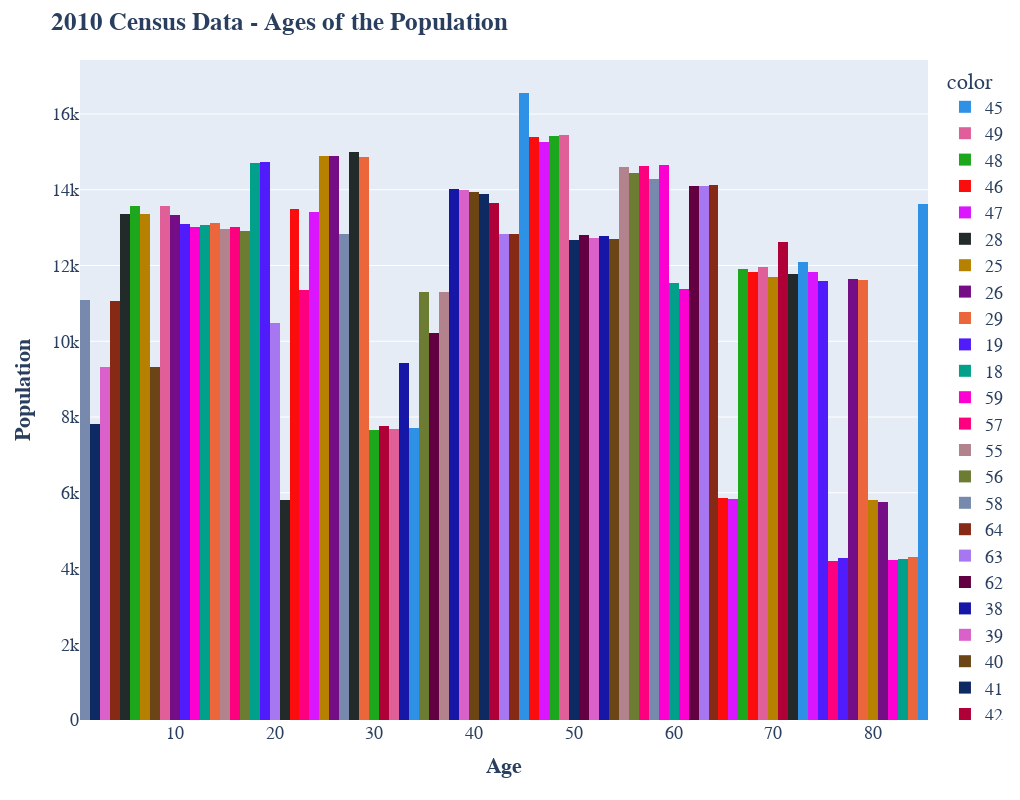

Here is the notebook cell this chart was saved with:
### Code cell
fig = go.Figure()

# Calculate the number of bins to display
nbins = int(np.floor(len(x)/1))

fig = px.histogram(x = x, 
                   y = y, 
                   nbins = nbins,
                   color = x,
                   color_discrete_sequence=px.colors.qualitative.Dark24,
                   )

fig.update_layout(title='<b>2010 Census Data - Ages of the Population</b>', 
                  width = 1020,
                  height = 800, 
                  xaxis_title='<b>Age</b>', 
                  yaxis_title='<b>Population</b>',
                  font = dict(family='Arial', size=18)
                 )
fig.show()

### Figure 1 — Plotly figure (JSON) as saved in the notebook; plotly's stock layout.template omitted (floating-point values rounded to 4 significant figures)
{"data": [{"alignmentgroup": "True", "bingroup": "x", "histfunc": "sum", "hovertemplate": "color=45<br>x=%{x}<br>sum of y=%{y}<extra></extra>", "legendgroup": "45", "marker": {"color": "#2E91E5", "pattern": {"shape": ""}}, "name": "45", "nbinsx": 85, "offsetgroup": "45", "orientation": "v", "showlegend": true, "type": "histogram", "x": [45], "xaxis": "x", "y": [16555], "yaxis": "y"}, {"alignmentgroup": "True", "bingroup": "x", "histfunc": "sum", "hovertemplate": "color=49<br>x=%{x}<br>sum of y=%{y}<extra></extra>", "legendgroup": "49", "marker": {"color": "#E15F99", "pattern": {"shape": ""}}, "name": "49", "nbinsx": 85, "offsetgroup": "49", "orientation": "v", "showlegend": true, "type": "histogram", "x": [49], "xaxis": "x", "y": [15441], "yaxis": "y"}, {"alignmentgroup": "True", "bingroup": "x", "histfunc": "sum", "hovertemplate": "color=48<br>x=%{x}<br>sum of y=%{y}<extra></extra>", "legendgroup": "48", "marker": {"color": "#1CA71C", "pattern": {"shape": ""}}, "name": "48", "nbinsx": 85, "offsetgroup": "48", "orientation": "v", "showlegend": true, "type": "histogram", "x": [48], "xaxis": "x", "y": [15429], "yaxis": "y"}, {"alignmentgroup": "True", "bingroup": "x", "histfunc": "sum", "hovertemplate": "color=46<br>x=%{x}<br>sum of y=%{y}<extra></extra>", "legendgroup": "46", "marker": {"color": "#FB0D0D", "pattern": {"shape": ""}}, "name": "46", "nbinsx": 85, "offsetgroup": "46", "orientation": "v", "showlegend": true, "type": "histogram", "x": [46], "xaxis": "x", "y": [15394], "yaxis": "y"}, {"alignmentgroup": "True", "bingroup": "x", "histfunc": "sum", "hovertemplate": "color=47<br>x=%{x}<br>sum of y=%{y}<extra></extra>", "legendgroup": "47", "marker": {"color": "#DA16FF", "pattern": {"shape": ""}}, "name": "47", "nbinsx": 85, "offsetgroup": "47", "orientation": "v", "showlegend": true, "type": "histogram", "x": [47], "xaxis": "x", "y": [15251], "yaxis": "y"}, {"alignmentgroup": "True", "bingroup": "x", "histfunc": "sum", "hovertemplate": "color=28<br>x=%{x}<br>sum of y=%{y}<extra></extra>", "legendgroup": "28", "marker": {"color": "#222A2A", "pattern": {"shape": ""}}, "name": "28", "nbinsx": 85, "offsetgroup": "28", "orientation": "v", "showlegend": true, "type": "histogram", "x": [28], "xaxis": "x", "y": [15006], "yaxis": "y"}, {"alignmentgroup": "True", "bingroup": "x", "histfunc": "sum", "hovertemplate": "color=25<br>x=%{x}<br>sum of y=%{y}<extra></extra>", "legendgroup": "25", "marker": {"color": "#B68100", "pattern": {"shape": ""}}, "name": "25", "nbinsx": 85, "offsetgroup": "25", "orientation": "v", "showlegend": true, "type": "histogram", "x": [25], "xaxis": "x", "y": [14904], "yaxis": "y"}, {"alignmentgroup": "True", "bingroup": "x", "histfunc": "sum", "hovertemplate": "color=26<br>x=%{x}<br>sum of y=%{y}<extra></extra>", "legendgroup": "26", "marker": {"color": "#750D86", "pattern": {"shape": ""}}, "name": "26", "nbinsx": 85, "offsetgroup": "26", "orientation": "v", "showlegend": true, "type": "histogram", "x": [26], "xaxis": "x", "y": [14889], "yaxis": "y"}, {"alignmentgroup": "True", "bingroup": "x", "histfunc": "sum", "hovertemplate": "color=29<br>x=%{x}<br>sum of y=%{y}<extra></extra>", "legendgroup": "29", "marker": {"color": "#EB663B", "pattern": {"shape": ""}}, "name": "29", "nbinsx": 85, "offsetgroup": "29", "orientation": "v", "showlegend": true, "type": "histogram", "x": [29], "xaxis": "x", "y": [14862], "yaxis": "y"}, {"alignmentgroup": "True", "bingroup": "x", "histfunc": "sum", "hovertemplate": "color=19<br>x=%{x}<br>sum of y=%{y}<extra></extra>", "legendgroup": "19", "marker": {"color": "#511CFB", "pattern": {"shape": ""}}, "name": "19", "nbinsx": 85, "offsetgroup": "19", "orientation": "v", "showlegend": true, "type": "histogram", "x": [19], "xaxis": "x", "y": [14730], "yaxis": "y"}, {"alignmentgroup": "True", "bingroup": "x", "histfunc": "sum", "hovertemplate": "color=18<br>x=%{x}<br>sum of y=%{y}<extra></extra>", "legendgroup": "18", "marker": {"color": "#00A08B", "pattern": {"shape": ""}}, "name": "18", "nbinsx": 85, "offsetgroup": "18", "orientation": "v", "showlegend": true, "type": "histogram", "x": [18], "xaxis": "x", "y": [14715], "yaxis": "y"}, {"alignmentgroup": "True", "bingroup": "x", "histfunc": "sum", "hovertemplate": "color=59<br>x=%{x}<br>sum of y=%{y}<extra></extra>", "legendgroup": "59", "marker": {"color": "#FB00D1", "pattern": {"shape": ""}}, "name": "59", "nbinsx": 85, "offsetgroup": "59", "orientation": "v", "showlegend": true, "type": "histogram", "x": [59], "xaxis": "x", "y": [14646], "yaxis": "y"}, {"alignmentgroup": "True", "bingroup": "x", "histfunc": "sum", "hovertemplate": "color=57<br>x=%{x}<br>sum of y=%{y}<extra></extra>", "legendgroup": "57", "marker": {"color": "#FC0080", "pattern": {"shape": ""}}, "name": "57", "nbinsx": 85, "offsetgroup": "57", "orientation": "v", "showlegend": true, "type": "histogram", "x": [57], "xaxis": "x", "y": [14633], "yaxis": "y"}, {"alignmentgroup": "True", "bingroup": "x", "histfunc": "sum", "hovertemplate": "color=55<br>x=%{x}<br>sum of y=%{y}<extra></extra>", "legendgroup": "55", "marker": {"color": "#B2828D", "pattern": {"shape": ""}}, "name": "55", "nbinsx": 85, "offsetgroup": "55", "orientation": "v", "showlegend": true, "type": "histogram", "x": [55], "xaxis": "x", "y": [14598], "yaxis": "y"}, {"alignmentgroup": "True", "bingroup": "x", "histfunc": "sum", "hovertemplate": "color=56<br>x=%{x}<br>sum of y=%{y}<extra></extra>", "legendgroup": "56", "marker": {"color": "#6C7C32", "pattern": {"shape": ""}}, "name": "56", "nbinsx": 85, "offsetgroup": "56", "orientation": "v", "showlegend": true, "type": "histogram", "x": [56], "xaxis": "x", "y": [14449], "yaxis": "y"}, {"alignmentgroup": "True", "bingroup": "x", "histfunc": "sum", "hovertemplate": "color=58<br>x=%{x}<br>sum of y=%{y}<extra></extra>", "legendgroup": "58", "marker": {"color": "#778AAE", "pattern": {"shape": ""}}, "name": "58", "nbinsx": 85, "offsetgroup": "58", "orientation": "v", "showlegend": true, "type": "histogram", "x": [58], "xaxis": "x", "y": [14294], "yaxis": "y"}, {"alignmentgroup": "True", "bingroup": "x", "histfunc": "sum", "hovertemplate": "color=64<br>x=%{x}<br>sum of y=%{y}<extra></extra>", "legendgroup": "64", "marker": {"color": "#862A16", "pattern": {"shape": ""}}, "name": "64", "nbinsx": 85, "offsetgroup": "64", "orientation": "v", "showlegend": true, "type": "histogram", "x": [64], "xaxis": "x", "y": [14117], "yaxis": "y"}, {"alignmentgroup": "True", "bingroup": "x", "histfunc": "sum", "hovertemplate": "color=63<br>x=%{x}<br>sum of y=%{y}<extra></extra>", "legendgroup": "63", "marker": {"color": "#A777F1", "pattern": {"shape": ""}}, "name": "63", "nbinsx": 85, "offsetgroup": "63", "orientation": "v", "showlegend": true, "type": "histogram", "x": [63], "xaxis": "x", "y": [14089], "yaxis": "y"}, {"alignmentgroup": "True", "bingroup": "x", "histfunc": "sum", "hovertemplate": "color=62<br>x=%{x}<br>sum of y=%{y}<extra></extra>", "legendgroup": "62", "marker": {"color": "#620042", "pattern": {"shape": ""}}, "name": "62", "nbinsx": 85, "offsetgroup": "62", "orientation": "v", "showlegend": true, "type": "histogram", "x": [62], "xaxis": "x", "y": [14088], "yaxis": "y"}, {"alignmentgroup": "True", "bingroup": "x", "histfunc": "sum", "hovertemplate": "color=38<br>x=%{x}<br>sum of y=%{y}<extra></extra>", "legendgroup": "38", "marker": {"color": "#1616A7", "pattern": {"shape": ""}}, "name": "38", "nbinsx": 85, "offsetgroup": "38", "orientation": "v", "showlegend": true, "type": "histogram", "x": [38], "xaxis": "x", "y": [14016], "yaxis": "y"}, {"alignmentgroup": "True", "bingroup": "x", "histfunc": "sum", "hovertemplate": "color=39<br>x=%{x}<br>sum of y=%{y}<extra></extra>", "legendgroup": "39", "marker": {"color": "#DA60CA", "pattern": {"shape": ""}}, "name": "39", "nbinsx": 85, "offsetgroup": "39", "orientation": "v", "showlegend": true, "type": "histogram", "x": [39], "xaxis": "x", "y": [13997], "yaxis": "y"}, {"alignmentgroup": "True", "bingroup": "x", "histfunc": "sum", "hovertemplate": "color=40<br>x=%{x}<br>sum of y=%{y}<extra></extra>", "legendgroup": "40", "marker": {"color": "#6C4516", "pattern": {"shape": ""}}, "name": "40", "nbinsx": 85, "offsetgroup": "40", "orientation": "v", "showlegend": true, "type": "histogram", "x": [40], "xaxis": "x", "y": [13937], "yaxis": "y"}, {"alignmentgroup": "True", "bingroup": "x", "histfunc": "sum", "hovertemplate": "color=41<br>x=%{x}<br>sum of y=%{y}<extra></extra>", "legendgroup": "41", "marker": {"color": "#0D2A63", "pattern": {"shape": ""}}, "name": "41", "nbinsx": 85, "offsetgroup": "41", "orientation": "v", "showlegend": true, "type": "histogram", "x": [41], "xaxis": "x", "y": [13894], "yaxis": "y"}, {"alignmentgroup": "True", "bingroup": "x", "histfunc": "sum", "hovertemplate": "color=42<br>x=%{x}<br>sum of y=%{y}<extra></extra>", "legendgroup": "42", "marker": {"color": "#AF0038", "pattern": {"shape": ""}}, "name": "42", "nbinsx": 85, "offsetgroup": "42", "orientation": "v", "showlegend": true, "type": "histogram", "x": [42], "xaxis": "x", "y": [13643], "yaxis": "y"}, {"alignmentgroup": "True", "bingroup": "x", "histfunc": "sum", "hovertemplate": "color=85<br>x=%{x}<br>sum of y=%{y}<extra></extra>", "legendgroup": "85", "marker": {"color": "#2E91E5", "pattern": {"shape": ""}}, "name": "85", "nbinsx": 85, "offsetgroup": "85", "orientation": "v", "showlegend": true, "type": "histogram", "x": [85], "xaxis": "x", "y": [13618], "yaxis": "y"}, {"alignmentgroup": "True", "bingroup": "x", "histfunc": "sum", "hovertemplate": "color=9<br>x=%{x}<br>sum of y=%{y}<extra></extra>", "legendgroup": "9", "marker": {"color": "#E15F99", "pattern": {"shape": ""}}, "name": "9", "nbinsx": 85, "offsetgroup": "9", "orientation": "v", "showlegend": true, "type": "histogram", "x": [9], "xaxis": "x", "y": [13578], "yaxis": "y"}, {"alignmentgroup": "True", "bingroup": "x", "histfunc": "sum", "hovertemplate": "color=6<br>x=%{x}<br>sum of y=%{y}<extra></extra>", "legendgroup": "6", "marker": {"color": "#1CA71C", "pattern": {"shape": ""}}, "name": "6", "nbinsx": 85, "offsetgroup": "6", "orientation": "v", "showlegend": true, "type": "histogram", "x": [6], "xaxis": "x", "y": [13576], "yaxis": "y"}, {"alignmentgroup": "True", "bingroup": "x", "histfunc": "sum", "hovertemplate": "color=22<br>x=%{x}<br>sum of y=%{y}<extra></extra>", "legendgroup": "22", "marker": {"color": "#FB0D0D", "pattern": {"shape": ""}}, "name": "22", "nbinsx": 85, "offsetgroup": "22", "orientation": "v", "showlegend": true, "type": "histogram", "x": [22], "xaxis": "x", "y": [13498], "yaxis": "y"}, {"alignmentgroup": "True", "bingroup": "x", "histfunc": "sum", "hovertemplate": "color=24<br>x=%{x}<br>sum of y=%{y}<extra></extra>", "legendgroup": "24", "marker": {"color": "#DA16FF", "pattern": {"shape": ""}}, "name": "24", "nbinsx": 85, "offsetgroup": "24", "orientation": "v", "showlegend": true, "type": "histogram", "x": [24], "xaxis": "x", "y": [13421], "yaxis": "y"}, {"alignmentgroup": "True", "bingroup": "x", "histfunc": "sum", "hovertemplate": "color=5<br>x=%{x}<br>sum of y=%{y}<extra></extra>", "legendgroup": "5", "marker": {"color": "#222A2A", "pattern": {"shape": ""}}, "name": "5", "nbinsx": 85, "offsetgroup": "5", "orientation": "v", "showlegend": true, "type": "histogram", "x": [5], "xaxis": "x", "y": [13351], "yaxis": "y"}, {"alignmentgroup": "True", "bingroup": "x", "histfunc": "sum", "hovertemplate": "color=7<br>x=%{x}<br>sum of y=%{y}<extra></extra>", "legendgroup": "7", "marker": {"color": "#B68100", "pattern": {"shape": ""}}, "name": "7", "nbinsx": 85, "offsetgroup": "7", "orientation": "v", "showlegend": true, "type": "histogram", "x": [7], "xaxis": "x", "y": [13350], "yaxis": "y"}, {"alignmentgroup": "True", "bingroup": "x", "histfunc": "sum", "hovertemplate": "color=10<br>x=%{x}<br>sum of y=%{y}<extra></extra>", "legendgroup": "10", "marker": {"color": "#750D86", "pattern": {"shape": ""}}, "name": "10", "nbinsx": 85, "offsetgroup": "10", "orientation": "v", "showlegend": true, "type": "histogram", "x": [10], "xaxis": "x", "y": [13323], "yaxis": "y"}, {"alignmentgroup": "True", "bingroup": "x", "histfunc": "sum", "hovertemplate": "color=14<br>x=%{x}<br>sum of y=%{y}<extra></extra>", "legendgroup": "14", "marker": {"color": "#EB663B", "pattern": {"shape": ""}}, "name": "14", "nbinsx": 85, "offsetgroup": "14", "orientation": "v", "showlegend": true, "type": "histogram", "x": [14], "xaxis": "x", "y": [13111], "yaxis": "y"}, {"alignmentgroup": "True", "bingroup": "x", "histfunc": "sum", "hovertemplate": "color=11<br>x=%{x}<br>sum of y=%{y}<extra></extra>", "legendgroup": "11", "marker": {"color": "#511CFB", "pattern": {"shape": ""}}, "name": "11", "nbinsx": 85, "offsetgroup": "11", "orientation": "v", "showlegend": true, "type": "histogram", "x": [11], "xaxis": "x", "y": [13097], "yaxis": "y"}, {"alignmentgroup": "True", "bingroup": "x", "histfunc": "sum", "hovertemplate": "color=13<br>x=%{x}<br>sum of y=%{y}<extra></extra>", "legendgroup": "13", "marker": {"color": "#00A08B", "pattern": {"shape": ""}}, "name": "13", "nbinsx": 85, "offsetgroup": "13", "orientation": "v", "showlegend": true, "type": "histogram", "x": [13], "xaxis": "x", "y": [13073], "yaxis": "y"}, {"alignmentgroup": "True", "bingroup": "x", "histfunc": "sum", "hovertemplate": "color=12<br>x=%{x}<br>sum of y=%{y}<extra></extra>", "legendgroup": "12", "marker": {"color": "#FB00D1", "pattern": {"shape": ""}}, "name": "12", "nbinsx": 85, "offsetgroup": "12", "orientation": "v", "showlegend": true, "type": "histogram", "x": [12], "xaxis": "x", "y": [13011], "yaxis": "y"}, {"alignmentgroup": "True", "bingroup": "x", "histfunc": "sum", "hovertemplate": "color=16<br>x=%{x}<br>sum of y=%{y}<extra></extra>", "legendgroup": "16", "marker": {"color": "#FC0080", "pattern": {"shape": ""}}, "name": "16", "nbinsx": 85, "offsetgroup": "16", "orientation": "v", "showlegend": true, "type": "histogram", "x": [16], "xaxis": "x", "y": [13005], "yaxis": "y"}, {"alignmentgroup": "True", "bingroup": "x", "histfunc": "sum", "hovertemplate": "color=15<br>x=%{x}<br>sum of y=%{y}<extra></extra>", "legendgroup": "15", "marker": {"color": "#B2828D", "pattern": {"shape": ""}}, "name": "15", "nbinsx": 85, "offsetgroup": "15", "orientation": "v", "showlegend": true, "type": "histogram", "x": [15], "xaxis": "x", "y": [12963], "yaxis": "y"}, {"alignmentgroup": "True", "bingroup": "x", "histfunc": "sum", "hovertemplate": "color=17<br>x=%{x}<br>sum of y=%{y}<extra></extra>", "legendgroup": "17", "marker": {"color": "#6C7C32", "pattern": {"shape": ""}}, "name": "17", "nbinsx": 85, "offsetgroup": "17", "orientation": "v", "showlegend": true, "type": "histogram", "x": [17], "xaxis": "x", "y": [12910], "yaxis": "y"}, {"alignmentgroup": "True", "bingroup": "x", "histfunc": "sum", "hovertemplate": "color=27<br>x=%{x}<br>sum of y=%{y}<extra></extra>", "legendgroup": "27", "marker": {"color": "#778AAE", "pattern": {"shape": ""}}, "name": "27", "nbinsx": 85, "offsetgroup": "27", "orientation": "v", "showlegend": true, "type": "histogram", "x": [27], "xaxis": "x", "y": [12837], "yaxis": "y"}, {"alignmentgroup": "True", "bingroup": "x", "histfunc": "sum", "hovertemplate": "color=44<br>x=%{x}<br>sum of y=%{y}<extra></extra>", "legendgroup": "44", "marker": {"color": "#862A16", "pattern": {"shape": ""}}, "name": "44", "nbinsx": 85, "offsetgroup": "44", "orientation": "v", "showlegend": true, "type": "histogram", "x": [44], "xaxis": "x", "y": [12834], "yaxis": "y"}, {"alignmentgroup": "True", "bingroup": "x", "histfunc": "sum", "hovertemplate": "color=43<br>x=%{x}<br>sum of y=%{y}<extra></extra>", "legendgroup": "43", "marker": {"color": "#A777F1", "pattern": {"shape": ""}}, "name": "43", "nbinsx": 85, "offsetgroup": "43", "orientation": "v", "showlegend": true, "type": "histogram", "x": [43], "xaxis": "x", "y": [12824], "yaxis": "y"}, {"alignmentgroup": "True", "bingroup": "x", "histfunc": "sum", "hovertemplate": "color=51<br>x=%{x}<br>sum of y=%{y}<extra></extra>", "legendgroup": "51", "marker": {"color": "#620042", "pattern": {"shape": ""}}, "name": "51", "nbinsx": 85, "offsetgroup": "51", "orientation": "v", "showlegend": true, "type": "histogram", "x": [51], "xaxis": "x", "y": [12819], "yaxis": "y"}, {"alignmentgroup": "True", "bingroup": "x", "histfunc": "sum", "hovertemplate": "color=53<br>x=%{x}<br>sum of y=%{y}<extra></extra>", "legendgroup": "53", "marker": {"color": "#1616A7", "pattern": {"shape": ""}}, "name": "53", "nbinsx": 85, "offsetgroup": "53", "orientation": "v", "showlegend": true, "type": "histogram", "x": [53], "xaxis": "x", "y": [12769], "yaxis": "y"}, {"alignmentgroup": "True", "bingroup": "x", "histfunc": "sum", "hovertemplate": "color=52<br>x=%{x}<br>sum of y=%{y}<extra></extra>", "legendgroup": "52", "marker": {"color": "#DA60CA", "pattern": {"shape": ""}}, "name": "52", "nbinsx": 85, "offsetgroup": "52", "orientation": "v", "showlegend": true, "type": "histogram", "x": [52], "xaxis": "x", "y": [12732], "yaxis": "y"}, {"alignmentgroup": "True", "bingroup": "x", "histfunc": "sum", "hovertemplate": "color=54<br>x=%{x}<br>sum of y=%{y}<extra></extra>", "legendgroup": "54", "marker": {"color": "#6C4516", "pattern": {"shape": ""}}, "name": "54", "nbinsx": 85, "offsetgroup": "54", "orientation": "v", "showlegend": true, "type": "histogram", "x": [54], "xaxis": "x", "y": [12697], "yaxis": "y"}, {"alignmentgroup": "True", "bingroup": "x", "histfunc": "sum", "hovertemplate": "color=50<br>x=%{x}<br>sum of y=%{y}<extra></extra>", "legendgroup": "50", "marker": {"color": "#0D2A63", "pattern": {"shape": ""}}, "name": "50", "nbinsx": 85, "offsetgroup": "50", "orientation": "v", "showlegend": true, "type": "histogram", "x": [50], "xaxis": "x", "y": [12669], "yaxis": "y"}, {"alignmentgroup": "True", "bingroup": "x", "histfunc": "sum", "hovertemplate": "color=71<br>x=%{x}<br>sum of y=%{y}<extra></extra>", "legendgroup": "71", "marker": {"color": "#AF0038", "pattern": {"shape": ""}}, "name": "71", "nbinsx": 85, "offsetgroup": "71", "orientation": "v", "showlegend": true, "type": "histogram", "x": [71], "xaxis": "x", "y": [12621], "yaxis": "y"}, {"alignmentgroup": "True", "bingroup": "x", "histfunc": "sum", "hovertemplate": "color=73<br>x=%{x}<br>sum of y=%{y}<extra></extra>", "legendgroup": "73", "marker": {"color": "#2E91E5", "pattern": {"shape": ""}}, "name": "73", "nbinsx": 85, "offsetgroup": "73", "orientation": "v", "showlegend": true, "type": "histogram", "x": [73], "xaxis": "x", "y": [12099], "yaxis": "y"}, {"alignmentgroup": "True", "bingroup": "x", "histfunc": "sum", "hovertemplate": "color=69<br>x=%{x}<br>sum of y=%{y}<extra></extra>", "legendgroup": "69", "marker": {"color": "#E15F99", "pattern": {"shape": ""}}, "name": "69", "nbinsx": 85, "offsetgroup": "69", "orientation": "v", "showlegend": true, "type": "histogram", "x": [69], "xaxis": "x", "y": [11967], "yaxis": "y"}, {"alignmentgroup": "True", "bingroup": "x", "histfunc": "sum", "hovertemplate": "color=67<br>x=%{x}<br>sum of y=%{y}<extra></extra>", "legendgroup": "67", "marker": {"color": "#1CA71C", "pattern": {"shape": ""}}, "name": "67", "nbinsx": 85, "offsetgroup": "67", "orientation": "v", "showlegend": true, "type": "histogram", "x": [67], "xaxis": "x", "y": [11912], "yaxis": "y"}, {"alignmentgroup": "True", "bingroup": "x", "histfunc": "sum", "hovertemplate": "color=68<br>x=%{x}<br>sum of y=%{y}<extra></extra>", "legendgroup": "68", "marker": {"color": "#FB0D0D", "pattern": {"shape": ""}}, "name": "68", "nbinsx": 85, "offsetgroup": "68", "orientation": "v", "showlegend": true, "type": "histogram", "x": [68], "xaxis": "x", "y": [11834], "yaxis": "y"}, {"alignmentgroup": "True", "bingroup": "x", "histfunc": "sum", "hovertemplate": "color=74<br>x=%{x}<br>sum of y=%{y}<extra></extra>", "legendgroup": "74", "marker": {"color": "#DA16FF", "pattern": {"shape": ""}}, "name": "74", "nbinsx": 85, "offsetgroup": "74", "orientation": "v", "showlegend": true, "type": "histogram", "x": [74], "xaxis": "x", "y": [11821], "yaxis": "y"}, {"alignmentgroup": "True", "bingroup": "x", "histfunc": "sum", "hovertemplate": "color=72<br>x=%{x}<br>sum of y=%{y}<extra></extra>", "legendgroup": "72", "marker": {"color": "#222A2A", "pattern": {"shape": ""}}, "name": "72", "nbinsx": 85, "offsetgroup": "72", "orientation": "v", "showlegend": true, "type": "histogram", "x": [72], "xaxis": "x", "y": [11765], "yaxis": "y"}, {"alignmentgroup": "True", "bingroup": "x", "histfunc": "sum", "hovertemplate": "color=70<br>x=%{x}<br>sum of y=%{y}<extra></extra>", "legendgroup": "70", "marker": {"color": "#B68100", "pattern": {"shape": ""}}, "name": "70", "nbinsx": 85, "offsetgroup": "70", "orientation": "v", "showlegend": true, "type": "histogram", "x": [70], "xaxis": "x", "y": [11688], "yaxis": "y"}, {"alignmentgroup": "True", "bingroup": "x", "histfunc": "sum", "hovertemplate": "color=78<br>x=%{x}<br>sum of y=%{y}<extra></extra>", "legendgroup": "78", "marker": {"color": "#750D86", "pattern": {"shape": ""}}, "name": "78", "nbinsx": 85, "offsetgroup": "78", "orientation": "v", "showlegend": true, "type": "histogram", "x": [78], "xaxis": "x", "y": [11636], "yaxis": "y"}, {"alignmentgroup": "True", "bingroup": "x", "histfunc": "sum", "hovertemplate": "color=79<br>x=%{x}<br>sum of y=%{y}<extra></extra>", "legendgroup": "79", "marker": {"color": "#EB663B", "pattern": {"shape": ""}}, "name": "79", "nbinsx": 85, "offsetgroup": "79", "orientation": "v", "showlegend": true, "type": "histogram", "x": [79], "xaxis": "x", "y": [11610], "yaxis": "y"}, {"alignmentgroup": "True", "bingroup": "x", "histfunc": "sum", "hovertemplate": "color=75<br>x=%{x}<br>sum of y=%{y}<extra></extra>", "legendgroup": "75", "marker": {"color": "#511CFB", "pattern": {"shape": ""}}, "name": "75", "nbinsx": 85, "offsetgroup": "75", "orientation": "v", "showlegend": true, "type": "histogram", "x": [75], "xaxis": "x", "y": [11591], "yaxis": "y"}, {"alignmentgroup": "True", "bingroup": "x", "histfunc": "sum", "hovertemplate": "color=60<br>x=%{x}<br>sum of y=%{y}<extra></extra>", "legendgroup": "60", "marker": {"color": "#00A08B", "pattern": {"shape": ""}}, "name": "60", "nbinsx": 85, "offsetgroup": "60", "orientation": "v", "showlegend": true, "type": "histogram", "x": [60], "xaxis": "x", "y": [11548], "yaxis": "y"}, {"alignmentgroup": "True", "bingroup": "x", "histfunc": "sum", "hovertemplate": "color=61<br>x=%{x}<br>sum of y=%{y}<extra></extra>", "legendgroup": "61", "marker": {"color": "#FB00D1", "pattern": {"shape": ""}}, "name": "61", "nbinsx": 85, "offsetgroup": "61", "orientation": "v", "showlegend": true, "type": "histogram", "x": [61], "xaxis": "x", "y": [11380], "yaxis": "y"}, {"alignmentgroup": "True", "bingroup": "x", "histfunc": "sum", "hovertemplate": "color=23<br>x=%{x}<br>sum of y=%{y}<extra></extra>", "legendgroup": "23", "marker": {"color": "#FC0080", "pattern": {"shape": ""}}, "name": "23", "nbinsx": 85, "offsetgroup": "23", "orientation": "v", "showlegend": true, "type": "histogram", "x": [23], "xaxis": "x", "y": [11349], "yaxis": "y"}, {"alignmentgroup": "True", "bingroup": "x", "histfunc": "sum", "hovertemplate": "color=37<br>x=%{x}<br>sum of y=%{y}<extra></extra>", "legendgroup": "37", "marker": {"color": "#B2828D", "pattern": {"shape": ""}}, "name": "37", "nbinsx": 85, "offsetgroup": "37", "orientation": "v", "showlegend": true, "type": "histogram", "x": [37], "xaxis": "x", "y": [11300], "yaxis": "y"}, {"alignmentgroup": "True", "bingroup": "x", "histfunc": "sum", "hovertemplate": "color=35<br>x=%{x}<br>sum of y=%{y}<extra></extra>", "legendgroup": "35", "marker": {"color": "#6C7C32", "pattern": {"shape": ""}}, "name": "35", "nbinsx": 85, "offsetgroup": "35", "orientation": "v", "showlegend": true, "type": "histogram", "x": [35], "xaxis": "x", "y": [11288], "yaxis": "y"}, {"alignmentgroup": "True", "bingroup": "x", "histfunc": "sum", "hovertemplate": "color=1<br>x=%{x}<br>sum of y=%{y}<extra></extra>", "legendgroup": "1", "marker": {"color": "#778AAE", "pattern": {"shape": ""}}, "name": "1", "nbinsx": 85, "offsetgroup": "1", "orientation": "v", "showlegend": true, "type": "histogram", "x": [1], "xaxis": "x", "y": [11102], "yaxis": "y"}, {"alignmentgroup": "True", "bingroup": "x", "histfunc": "sum", "hovertemplate": "color=4<br>x=%{x}<br>sum of y=%{y}<extra></extra>", "legendgroup": "4", "marker": {"color": "#862A16", "pattern": {"shape": ""}}, "name": "4", "nbinsx": 85, "offsetgroup": "4", "orientation": "v", "showlegend": true, "type": "histogram", "x": [4], "xaxis": "x", "y": [11066], "yaxis": "y"}, {"alignmentgroup": "True", "bingroup": "x", "histfunc": "sum", "hovertemplate": "color=20<br>x=%{x}<br>sum of y=%{y}<extra></extra>", "legendgroup": "20", "marker": {"color": "#A777F1", "pattern": {"shape": ""}}, "name": "20", "nbinsx": 85, "offsetgroup": "20", "orientation": "v", "showlegend": true, "type": "histogram", "x": [20], "xaxis": "x", "y": [10484], "yaxis": "y"}, {"alignmentgroup": "True", "bingroup": "x", "histfunc": "sum", "hovertemplate": "color=36<br>x=%{x}<br>sum of y=%{y}<extra></extra>", "legendgroup": "36", "marker": {"color": "#620042", "pattern": {"shape": ""}}, "name": "36", "nbinsx": 85, "offsetgroup": "36", "orientation": "v", "showlegend": true, "type": "histogram", "x": [36], "xaxis": "x", "y": [10231], "yaxis": "y"}, {"alignmentgroup": "True", "bingroup": "x", "histfunc": "sum", "hovertemplate": "color=33<br>x=%{x}<br>sum of y=%{y}<extra></extra>", "legendgroup": "33", "marker": {"color": "#1616A7", "pattern": {"shape": ""}}, "name": "33", "nbinsx": 85, "offsetgroup": "33", "orientation": "v", "showlegend": true, "type": "histogram", "x": [33], "xaxis": "x", "y": [9416], "yaxis": "y"}, {"alignmentgroup": "True", "bingroup": "x", "histfunc": "sum", "hovertemplate": "color=3<br>x=%{x}<br>sum of y=%{y}<extra></extra>", "legendgroup": "3", "marker": {"color": "#DA60CA", "pattern": {"shape": ""}}, "name": "3", "nbinsx": 85, "offsetgroup": "3", "orientation": "v", "showlegend": true, "type": "histogram", "x": [3], "xaxis": "x", "y": [9329], "yaxis": "y"}, {"alignmentgroup": "True", "bingroup": "x", "histfunc": "sum", "hovertemplate": "color=8<br>x=%{x}<br>sum of y=%{y}<extra></extra>", "legendgroup": "8", "marker": {"color": "#6C4516", "pattern": {"shape": ""}}, "name": "8", "nbinsx": 85, "offsetgroup": "8", "orientation": "v", "showlegend": true, "type": "histogram", "x": [8], "xaxis": "x", "y": [9320], "yaxis": "y"}, {"alignmentgroup": "True", "bingroup": "x", "histfunc": "sum", "hovertemplate": "color=2<br>x=%{x}<br>sum of y=%{y}<extra></extra>", "legendgroup": "2", "marker": {"color": "#0D2A63", "pattern": {"shape": ""}}, "name": "2", "nbinsx": 85, "offsetgroup": "2", "orientation": "v", "showlegend": true, "type": "histogram", "x": [2], "xaxis": "x", "y": [7826], "yaxis": "y"}, {"alignmentgroup": "True", "bingroup": "x", "histfunc": "sum", "hovertemplate": "color=31<br>x=%{x}<br>sum of y=%{y}<extra></extra>", "legendgroup": "31", "marker": {"color": "#AF0038", "pattern": {"shape": ""}}, "name": "31", "nbinsx": 85, "offsetgroup": "31", "orientation": "v", "showlegend": true, "type": "histogram", "x": [31], "xaxis": "x", "y": [7751], "yaxis": "y"}, {"alignmentgroup": "True", "bingroup": "x", "histfunc": "sum", "hovertemplate": "color=34<br>x=%{x}<br>sum of y=%{y}<extra></extra>", "legendgroup": "34", "marker": {"color": "#2E91E5", "pattern": {"shape": ""}}, "name": "34", "nbinsx": 85, "offsetgroup": "34", "orientation": "v", "showlegend": true, "type": "histogram", "x": [34], "xaxis": "x", "y": [7707], "yaxis": "y"}, {"alignmentgroup": "True", "bingroup": "x", "histfunc": "sum", "hovertemplate": "color=32<br>x=%{x}<br>sum of y=%{y}<extra></extra>", "legendgroup": "32", "marker": {"color": "#E15F99", "pattern": {"shape": ""}}, "name": "32", "nbinsx": 85, "offsetgroup": "32", "orientation": "v", "showlegend": true, "type": "histogram", "x": [32], "xaxis": "x", "y": [7677], "yaxis": "y"}, {"alignmentgroup": "True", "bingroup": "x", "histfunc": "sum", "hovertemplate": "color=30<br>x=%{x}<br>sum of y=%{y}<extra></extra>", "legendgroup": "30", "marker": {"color": "#1CA71C", "pattern": {"shape": ""}}, "name": "30", "nbinsx": 85, "offsetgroup": "30", "orientation": "v", "showlegend": true, "type": "histogram", "x": [30], "xaxis": "x", "y": [7660], "yaxis": "y"}, {"alignmentgroup": "True", "bingroup": "x", "histfunc": "sum", "hovertemplate": "color=65<br>x=%{x}<br>sum of y=%{y}<extra></extra>", "legendgroup": "65", "marker": {"color": "#FB0D0D", "pattern": {"shape": ""}}, "name": "65", "nbinsx": 85, "offsetgroup": "65", "orientation": "v", "showlegend": true, "type": "histogram", "x": [65], "xaxis": "x", "y": [5872], "yaxis": "y"}, {"alignmentgroup": "True", "bingroup": "x", "histfunc": "sum", "hovertemplate": "color=66<br>x=%{x}<br>sum of y=%{y}<extra></extra>", "legendgroup": "66", "marker": {"color": "#DA16FF", "pattern": {"shape": ""}}, "name": "66", "nbinsx": 85, "offsetgroup": "66", "orientation": "v", "showlegend": true, "type": "histogram", "x": [66], "xaxis": "x", "y": [5848], "yaxis": "y"}, {"alignmentgroup": "True", "bingroup": "x", "histfunc": "sum", "hovertemplate": "color=21<br>x=%{x}<br>sum of y=%{y}<extra></extra>", "legendgroup": "21", "marker": {"color": "#222A2A", "pattern": {"shape": ""}}, "name": "21", "nbinsx": 85, "offsetgroup": "21", "orientation": "v", "showlegend": true, "type": "histogram", "x": [21], "xaxis": "x", "y": [5819], "yaxis": "y"}, {"alignmentgroup": "True", "bingroup": "x", "histfunc": "sum", "hovertemplate": "color=80<br>x=%{x}<br>sum of y=%{y}<extra></extra>", "legendgroup": "80", "marker": {"color": "#B68100", "pattern": {"shape": ""}}, "name": "80", "nbinsx": 85, "offsetgroup": "80", "orientation": "v", "showlegend": true, "type": "histogram", "x": [80], "xaxis": "x", "y": [5816], "yaxis": "y"}, {"alignmentgroup": "True", "bingroup": "x", "histfunc": "sum", "hovertemplate": "color=81<br>x=%{x}<br>sum of y=%{y}<extra></extra>", "legendgroup": "81", "marker": {"color": "#750D86", "pattern": {"shape": ""}}, "name": "81", "nbinsx": 85, "offsetgroup": "81", "orientation": "v", "showlegend": true, "type": "histogram", "x": [81], "xaxis": "x", "y": [5749], "yaxis": "y"}, {"alignmentgroup": "True", "bingroup": "x", "histfunc": "sum", "hovertemplate": "color=84<br>x=%{x}<br>sum of y=%{y}<extra></extra>", "legendgroup": "84", "marker": {"color": "#EB663B", "pattern": {"shape": ""}}, "name": "84", "nbinsx": 85, "offsetgroup": "84", "orientation": "v", "showlegend": true, "type": "histogram", "x": [84], "xaxis": "x", "y": [4313], "yaxis": "y"}, {"alignmentgroup": "True", "bingroup": "x", "histfunc": "sum", "hovertemplate": "color=77<br>x=%{x}<br>sum of y=%{y}<extra></extra>", "legendgroup": "77", "marker": {"color": "#511CFB", "pattern": {"shape": ""}}, "name": "77", "nbinsx": 85, "offsetgroup": "77", "orientation": "v", "showlegend": true, "type": "histogram", "x": [77], "xaxis": "x", "y": [4273], "yaxis": "y"}, {"alignmentgroup": "True", "bingroup": "x", "histfunc": "sum", "hovertemplate": "color=83<br>x=%{x}<br>sum of y=%{y}<extra></extra>", "legendgroup": "83", "marker": {"color": "#00A08B", "pattern": {"shape": ""}}, "name": "83", "nbinsx": 85, "offsetgroup": "83", "orientation": "v", "showlegend": true, "type": "histogram", "x": [83], "xaxis": "x", "y": [4259], "yaxis": "y"}, {"alignmentgroup": "True", "bingroup": "x", "histfunc": "sum", "hovertemplate": "color=82<br>x=%{x}<br>sum of y=%{y}<extra></extra>", "legendgroup": "82", "marker": {"color": "#FB00D1", "pattern": {"shape": ""}}, "name": "82", "nbinsx": 85, "offsetgroup": "82", "orientation": "v", "showlegend": true, "type": "histogram", "x": [82], "xaxis": "x", "y": [4228], "yaxis": "y"}, {"alignmentgroup": "True", "bingroup": "x", "histfunc": "sum", "hovertemplate": "color=76<br>x=%{x}<br>sum of y=%{y}<extra></extra>", "legendgroup": "76", "marker": {"color": "#FC0080", "pattern": {"shape": ""}}, "name": "76", "nbinsx": 85, "offsetgroup": "76", "orientation": "v", "showlegend": true, "type": "histogram", "x": [76], "xaxis": "x", "y": [4202], "yaxis": "y"}], "layout": {"barmode": "relative", "font": {"family": "Arial", "size": 18}, "height": 800, "legend": {"title": {"text": "color"}, "tracegroupgap": 0}, "margin": {"t": 60}, "title": {"text": "<b>2010 Census Data - Ages of the Population</b>"}, "width": 1020, "xaxis": {"anchor": "y", "autorange": true, "domain": [0, 1], "range": [0.5, 85.5], "title": {"text": "<b>Age</b>"}, "type": "linear"}, "yaxis": {"anchor": "x", "autorange": true, "domain": [0, 1], "range": [0, 17430.0], "title": {"text": "<b>Population</b>"}, "type": "linear"}}}
